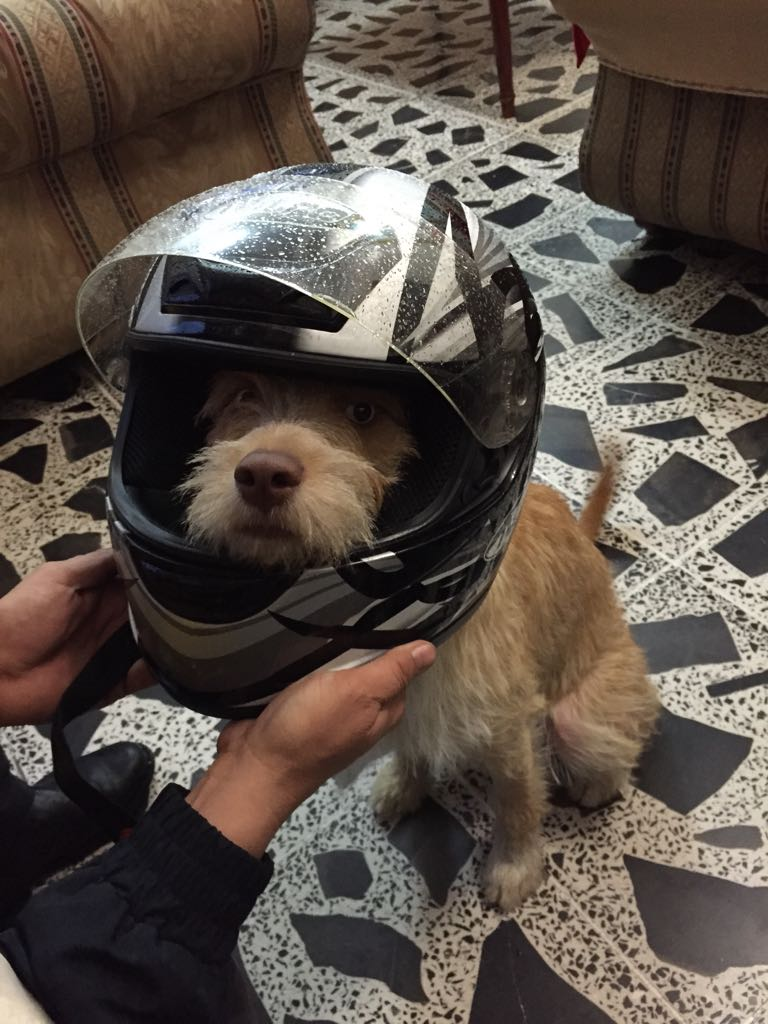
#> input picture Cleto2.jpeg, 768 x 1024 px
$ python SVM_Image.py
#> lines starting #> are read from the running program, lines starting #| are printed output that depends on the picture
import numpy as np
import cv2

########Q2########

a = np.matrix('1,2;2,2;2,1')
VSU = np.linalg.svd(a)

########Q3########

img = cv2.imread('Cleto2.jpeg',0)
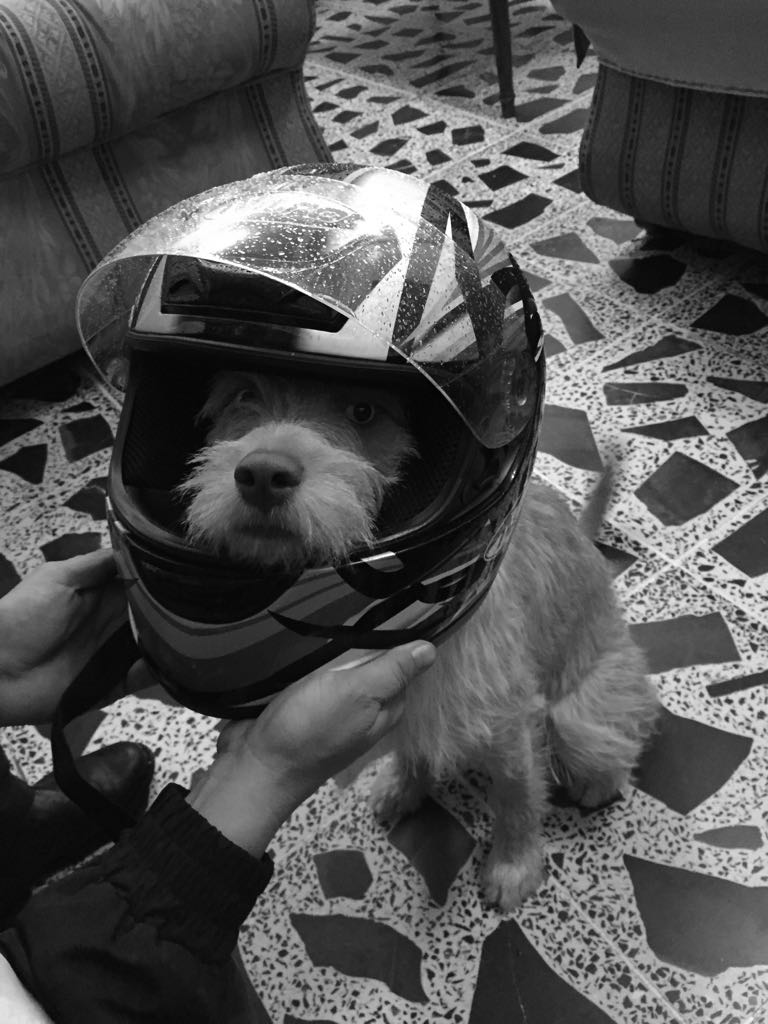
#> img: shape (1024, 768); min 0, max 255, mean 81.4

print(img)
#> (printed output is left out)

cv2.imshow('image',img)
cv2.waitKey(0)
cv2.destroyAllWindows()

svd = np.linalg.svd(img, full_matrices=False)

# I = svd[1]*np.identity(768)
# Z = np.zeros([768,226])

U = svd[0]
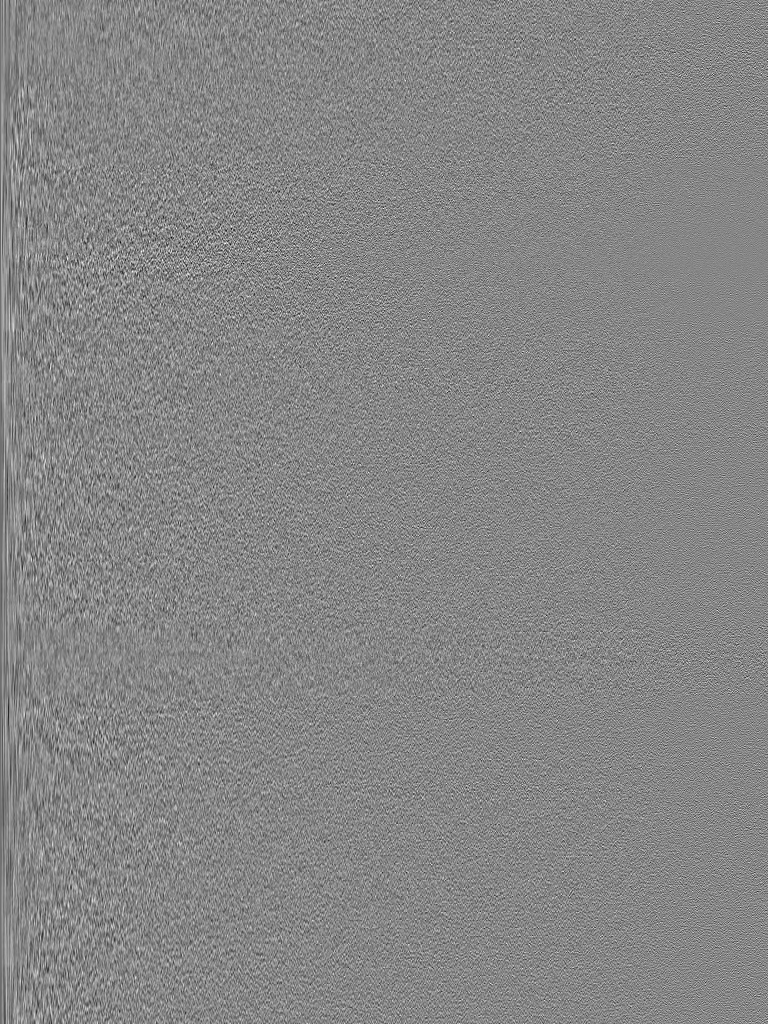
#> U: shape (1024, 768) float64; min -0.189, max 0.17, mean -4.68e-05; drawn with min black and max white
# S = np.concatenate((I,Z),axis=1)
S = np.diag(svd[1])
V = svd[2]
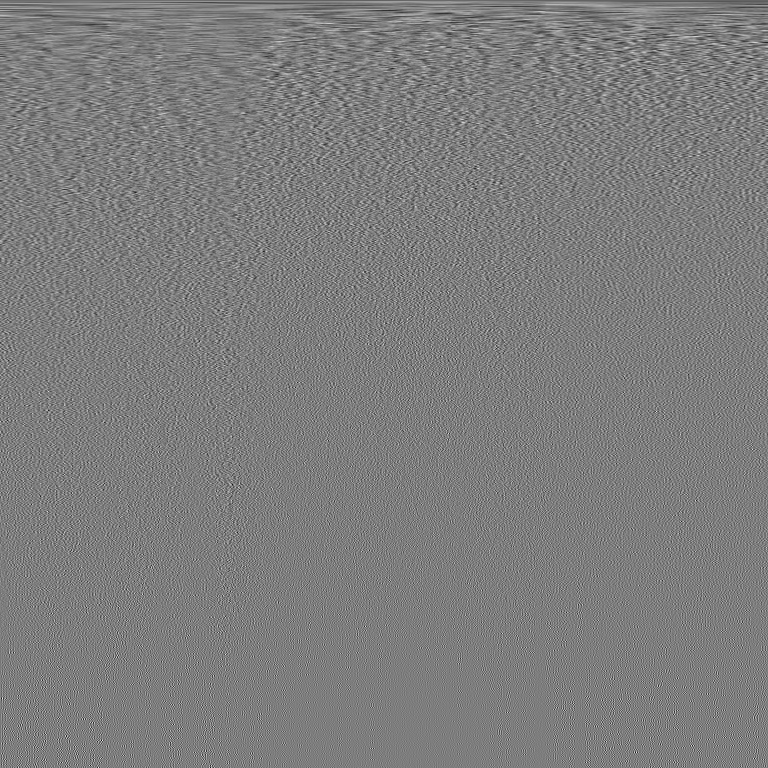
#> V: shape (768, 768) float64; min -0.213, max 0.219, mean -3.77e-05; drawn with min black and max white

r = 9

u = U[:,0:r]
s = S[0:r,0:r]
v = V[0:r,:]

us = np.dot(u,s)

A = np.dot(us,v)
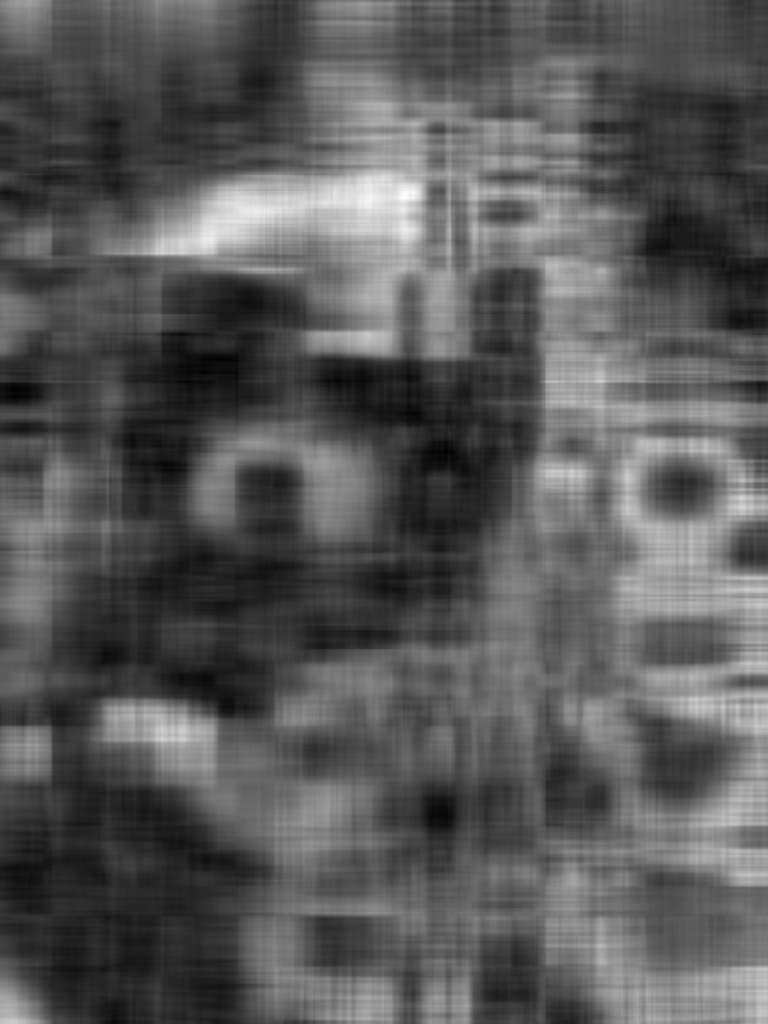
#> A: shape (1024, 768) float64; min -25.84, max 282, mean 81.3; drawn with min black and max white

np.allclose(img, A)

im = np.array(A, dtype = np.uint8)
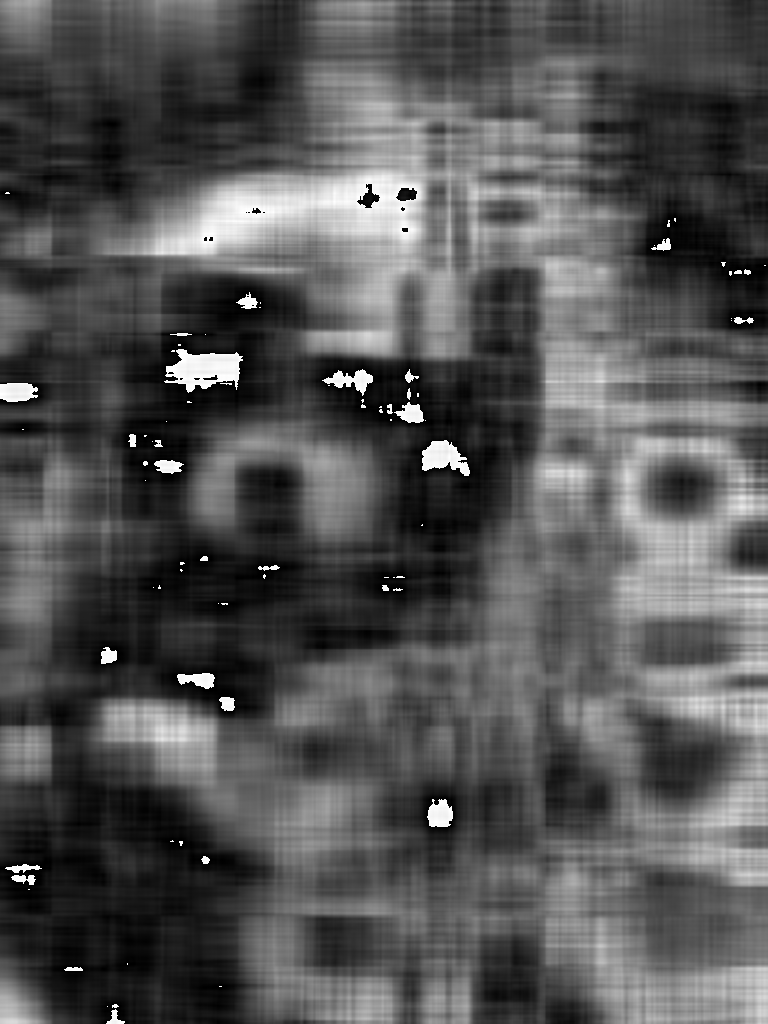
#> im: shape (1024, 768); min 0, max 255, mean 83.3

# A = np.dot(U,np.dot(S,V))

cv2.imshow('image2',im)
cv2.waitKey(0)
cv2.destroyAllWindows()
